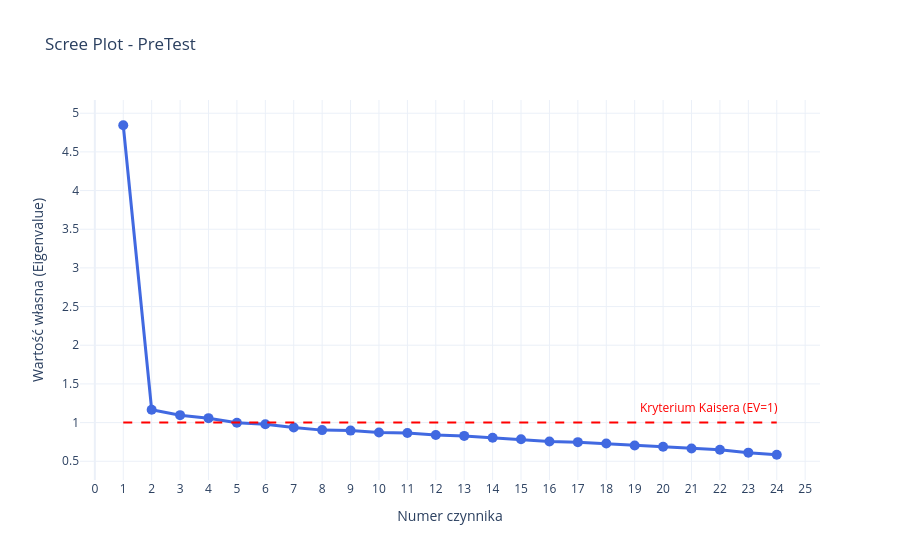

Here is the notebook cell this chart was saved with:
### Code cell
create_scree_plot(PreTestData_num, title="Scree Plot - PreTest")

### Figure 1 — Plotly figure (JSON) as saved in the notebook; plotly's stock layout.template omitted (floating-point values rounded to 4 significant figures)
{"data": [{"line": {"width": 3}, "marker": {"color": "royalblue", "size": 10}, "mode": "lines+markers", "name": "Wartości własne", "type": "scatter", "x": [1, 2, 3, 4, 5, 6, 7, 8, 9, 10, 11, 12, 13, 14, 15, 16, 17, 18, 19, 20, 21, 22, 23, 24], "y": [4.844, 1.166, 1.096, 1.057, 0.9978, 0.9792, 0.9366, 0.9025, 0.8964, 0.871, 0.8657, 0.8391, 0.828, 0.8035, 0.7841, 0.7557, 0.7468, 0.7287, 0.7043, 0.688, 0.665, 0.6481, 0.6113, 0.584]}], "layout": {"annotations": [{"font": {"color": "red"}, "showarrow": false, "text": "Kryterium Kaisera (EV=1)", "x": 21.6, "y": 1.2}], "hovermode": "x unified", "shapes": [{"line": {"color": "red", "dash": "dash", "width": 2}, "type": "line", "x0": 1, "x1": 24, "y0": 1, "y1": 1}], "title": {"text": "Scree Plot - PreTest"}, "xaxis": {"dtick": 1, "tick0": 1, "tickmode": "linear", "title": {"text": "Numer czynnika"}}, "yaxis": {"title": {"text": "Wartość własna (Eigenvalue)"}}}}
